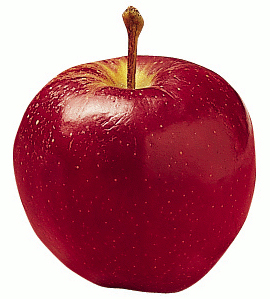
%> input picture elma1.jpg, 270 x 299 px
$ octave --eval "result = polyApp('elma1.jpg');"   (GNU Octave 9; MATLAB toolbox functions it lacks are replaced by stand-ins)
%> lines starting %> are read from the running program, lines starting %| are printed output that depends on the picture; in (x1, y1, x2, y2) boxes, pixels count from 0 and x2, y2 are one past the last pixel; in counts of white or black regions, pixels touching at a corner belong together; the program's own positions count from 1
function meanOfLentgth = polyApp(imgName)
%> called with imgName = 'elma1.jpg'
a = imread(imgName);
%> a is the input picture: size 299x270x3 uint8; mean R, G, B 186.7, 119.5, 129.9
a_gray = rgb2gray(a);
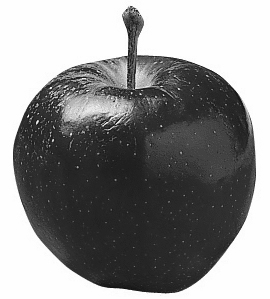
%> a_gray: size 299x270 uint8; min 17, max 255, mean 140.7
level = 0.96;
threshold = 5;
a_bw = imbinarize(a_gray,level);
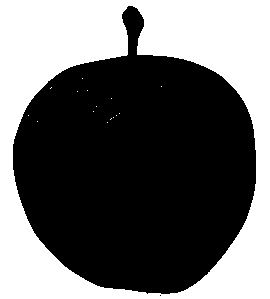
%> a_bw: size 299x270 logical; 41.4% white; 16 white regions (15 under 20 px), largest, box (x1, y1, x2, y2) and area: (0, 0, 270, 299) 33404
Icomp = imcomplement(a_bw);
hold on
se = strel('disk',4);
closedImg = imclose(Icomp,se);
%> closedImg: size 299x270 logical; 58.6% white; 1 black region, box (x1, y1, x2, y2) and area: (0, 0, 270, 299) 33392
hold on
[B,~] = bwboundaries(closedImg);
%> B = 1 boundary; box (x1, y1, x2, y2) and points: (13, 6, 256, 296) 789
hold on
lineLengths = [];
egimler = [];

for k = 1:length(B)
   boundary = B{k};
   xCoordinate = boundary(:,2);
   yCoordinate = boundary(:,1);
   size = length(xCoordinate) - 1;
   startX = xCoordinate(1);
   startY = yCoordinate(1);
   stopX = xCoordinate(size);
   stopY = yCoordinate(size);

    coefficients = polyfit([startX,stopX], [startY,stopY], 1);
    aConstant = coefficients (1);
    bConstant = coefficients (2);
%    y = aConstant*x + bConstant ==> y = ax+b
%    aConstant* x - y + bConstant = 0 ==> ax - y + b = 0

    [max,index] = findDistances(size,aConstant,bConstant,xCoordinate,yCoordinate,1);
    newStartElement = 1;
    newStopElement = size;
    plot(boundary(:,2), boundary(:,1), 'r', 'LineWidth', 1);

   while index <= size && max > 0.00001

       if max > threshold
        startX = xCoordinate(newStartElement);
        startY = yCoordinate(newStartElement);
        stopX = xCoordinate(newStopElement);
        stopY = yCoordinate(newStopElement);
        newStopElement = index;
        coefficients = polyfit([startX,stopX], [startY,stopY], 1);
        aConstant = coefficients (1);
        bConstant = coefficients (2);
        [max,index] = findDistances(newStopElement,aConstant,bConstant,xCoordinate,yCoordinate,newStartElement);
       else

        newStartElement = newStopElement;
        newStopElement = size;
        plot([startX,stopX],[startY,stopY], 'b', 'LineWidth', 4);
        pause(0.15);
        lineLengths = [lineLengths calculateDistance(startX,stopX,startY,stopY)];
        egimler = [egimler findM(startX,stopX,startY,stopY)]
        startX = xCoordinate(newStartElement);
        startY = yCoordinate(newStartElement);
        stopX = xCoordinate(newStopElement);
        stopY = yCoordinate(newStopElement);


        coefficients = polyfit([startX,stopX], [startY,stopY], 1);
        aConstant = coefficients (1);
        bConstant = coefficients (2);
        [max,index] = findDistances(size,aConstant,bConstant,xCoordinate,yCoordinate,newStartElement);

%         startX = xCoordinate(newXElement);
%         startY = yCoordinate(newXElement);
       end
   end

   normalizedValues = normalization(lineLengths);
   meanLength = mean(normalizedValues,2);
   histogram(normalizedValues);


end
%> this loop made 1 pass
%> size on pass 1: 788
%> after the loop, egimler = 20 values, max 27 at index 12, min -9 at index 7, mean 1.69; lineLengths = 20 values, max 74.33 at index 20, min 12.81 at index 5, mean 42.93
meanOfLentgth = meanLength;
%> meanOfLentgth = 0.578
%> `result = polyApp('elma1.jpg');`:
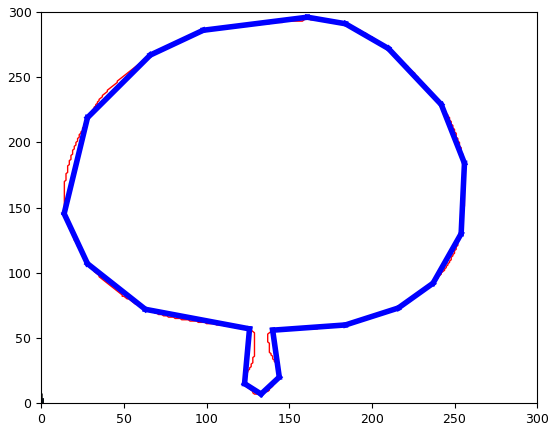
%> figure redrawn from the program's plot data; tallest bar 8 high, from x = 0.4 to 0.6
end

function [maximum,index] = findDistances(size,aConstant,bConstant,xCoordinate,yCoordinate,startPoint)
      for l = startPoint: size
       distanceToLine = abs(aConstant * xCoordinate(l) - yCoordinate(l) + bConstant) / sqrt(aConstant^2 + 1);
       distance(l) =  distanceToLine;
      end

      [maximum,index] = max(distance);
end

function d =  calculateDistance (x1,x2,y1,y2)
    d = sqrt((x2 - x1)^2 + (y2 - y1)^2)
end

function [normalizedLength] = normalization(length)

    [maxValueOfLength,~] = max(length);
    [~,arrSize] = size(length);

    for k = 1 : arrSize
       normalizedLength(k) =  length(k) / maxValueOfLength ;
    end
    [normalizedLength] = normalizedLength;
end

function egim =  findM(startX,stopX,startY,stopY)
    coefficients = polyfit([startX,stopX], [startY,stopY], 1);
    egim = coefficients(1);
end

$ run again, on elma2.jpg
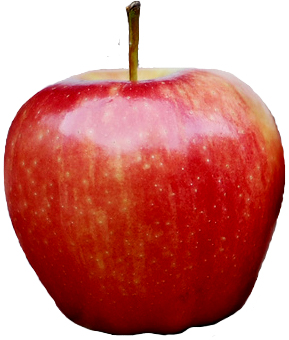
%> input picture elma2.jpg, 289 x 340 px
%> in polyApp, a is the input picture: size 340x289x3 uint8; mean R, G, B 203.3, 127, 121.8
%> in polyApp, `a_bw = imbinarize(a_gray,level);`:
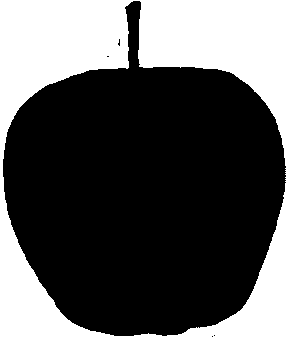
%> a_bw: size 340x289 logical; 35.2% white; 1 white region, box (x1, y1, x2, y2) and area: (0, 0, 289, 340) 34575
%> closedImg: size 340x289 logical; 64.8% white; 1 black region, box (x1, y1, x2, y2) and area: (0, 0, 289, 340) 34551
%> B = 5 boundaries; box (x1, y1, x2, y2) and points: (3, 1, 286, 336) 962, (118, 39, 120, 46) 13, (107, 56, 109, 57) 3, (212, 336, 213, 337) 2, (214, 335, 215, 336) 2
%> the loop in polyApp, `for k = 1:length(B)` made 5 passes
%> (boundary, xCoordinate, yCoordinate, size) on passes 2, 5: ([57 108; 57 109; 57 108], [108; 109; 108], [57; 57; 57], 2), ([336 215; 336 215], [215; 215], [336; 336], 1)
%> after the loop in polyApp, `for k = 1:length(B)`: egimler = 21 values, max 14.5 at index 5, min -2.68e+13 at index 21, mean -1.27e+12; lineLengths = 21 values, max 96.52 at index 18, min 1 at index 21, mean 48.75
%> meanOfLentgth = 0.505
%> `result = polyApp('elma1.jpg');`:
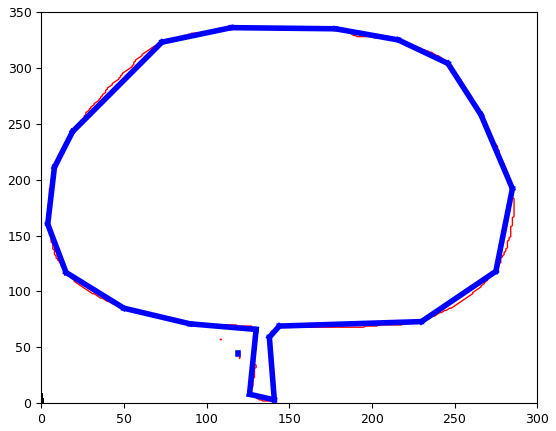
%> figure redrawn from the program's plot data; tallest bar 9 high, from x = 0.4 to 0.6; tallest bar 9 high, from x = 0.4 to 0.6; tallest bar 9 high, from x = 0.4 to 0.6; tallest bar 9 high, from x = 0.4 to 0.6

$ run again, on hiyar2.jpg
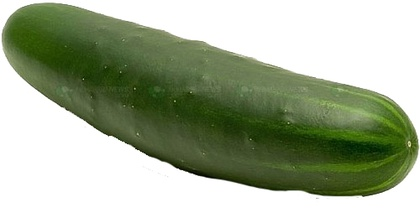
%> input picture hiyar2.jpg, 420 x 218 px, shrunk from 500 x 260 before the run
%> in polyApp, a is the input picture: size 218x420x3 uint8; mean R, G, B 164, 174.5, 150.4
%> in polyApp, `a_bw = imbinarize(a_gray,level);`:
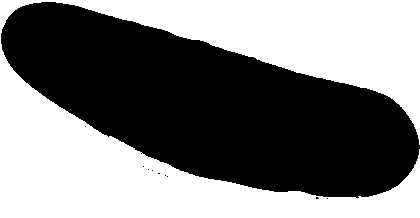
%> a_bw: size 218x420 logical; 49.1% white; 1 white region, box (x1, y1, x2, y2) and area: (0, 0, 420, 218) 44991
%> closedImg: size 218x420 logical; 50.9% white; 1 black region, box (x1, y1, x2, y2) and area: (0, 0, 420, 218) 44960
%> B = 7 boundaries; box (x1, y1, x2, y2) and points: (1, 2, 420, 199) 913, (158, 173, 160, 174) 3, (143, 166, 144, 167) 2, (148, 169, 149, 170) 2, (152, 170, 153, 171) 2, (165, 175, 166, 176) 2, (167, 176, 168, 177) 2
%> the loop in polyApp, `for k = 1:length(B)` made 7 passes
%> (boundary, xCoordinate, yCoordinate, size) on passes 2, 4, 5, 6: ([167 144; 167 144], [144; 144], [167; 167], 1), ([171 153; 171 153], [153; 153], [171; 171], 1), ([174 159; 174 160; 174 159], [159; 160; 159], [174; 174; 174], 2), ([176 166; 176 166], [166; 166], [176; 176], 1)
%> after the loop in polyApp, `for k = 1:length(B)`: egimler = [-1.29 -0.0192 0.292 1.36 19 -1.48 -0.379 -0.0385 0.19 0.445 0.792 2.92]; lineLengths = [34.21 52.01 328.2 47.2 19.03 37.44 31.02 52.04 123.2 120.4 91.83 37]
%> meanOfLentgth = 0.247
%> `result = polyApp('elma1.jpg');`:
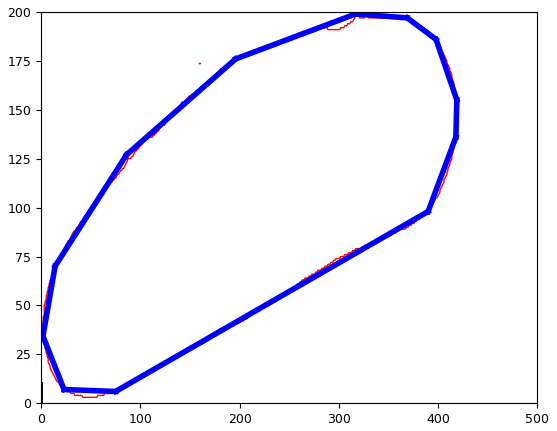
%> figure redrawn from the program's plot data
